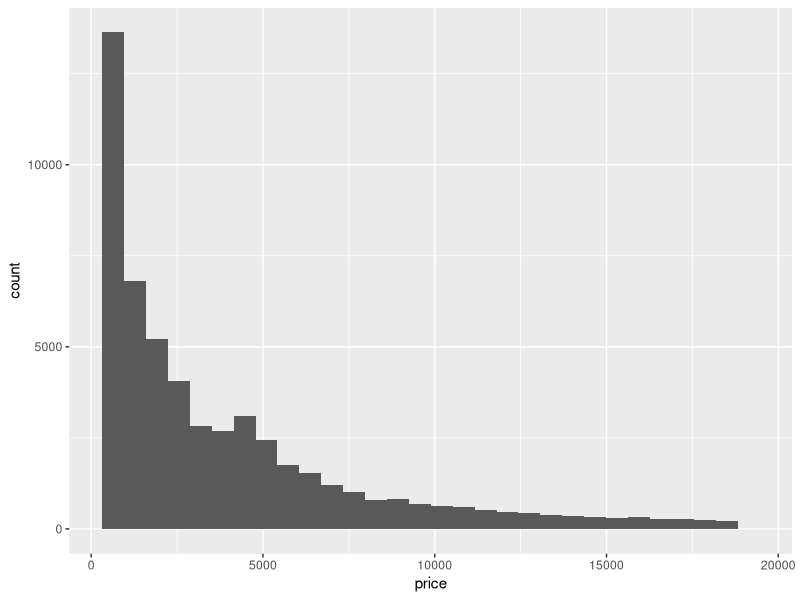
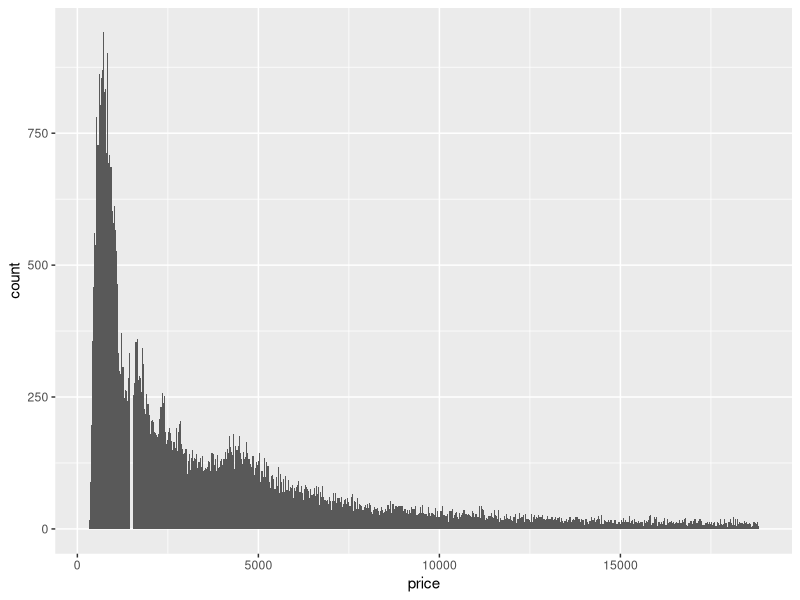
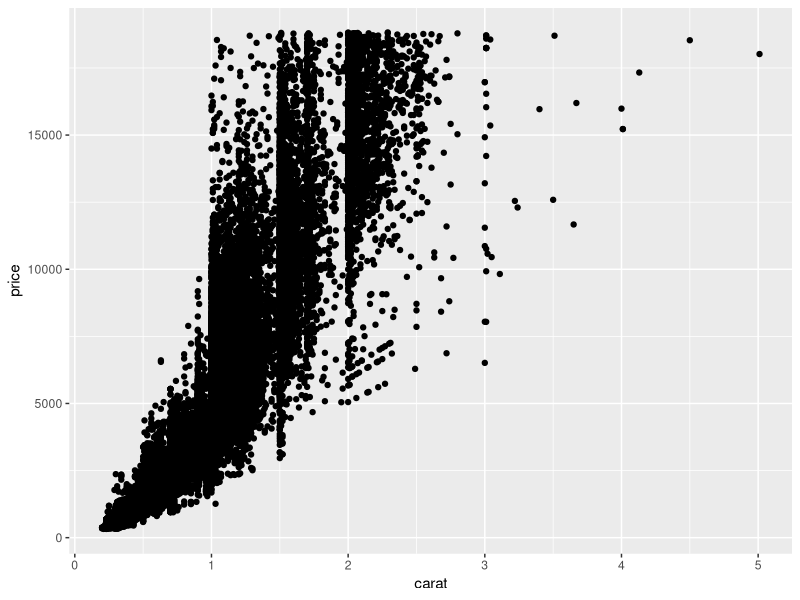
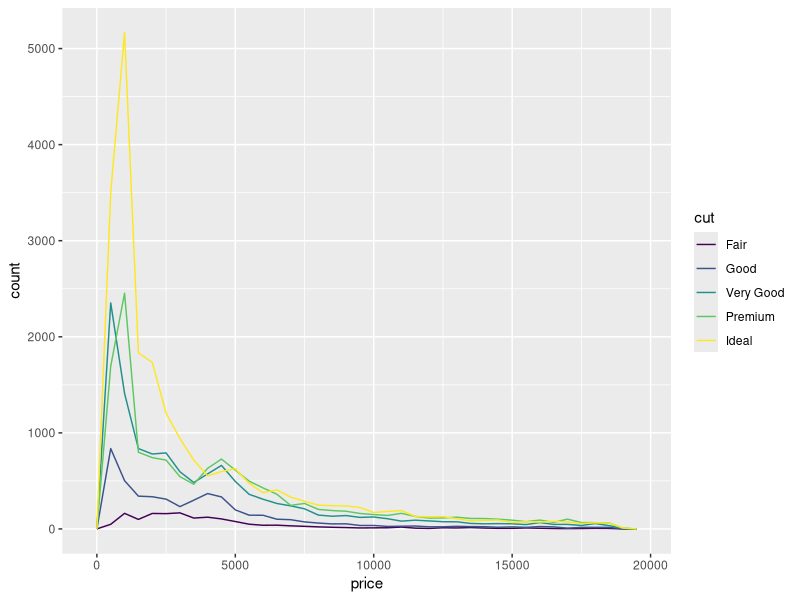
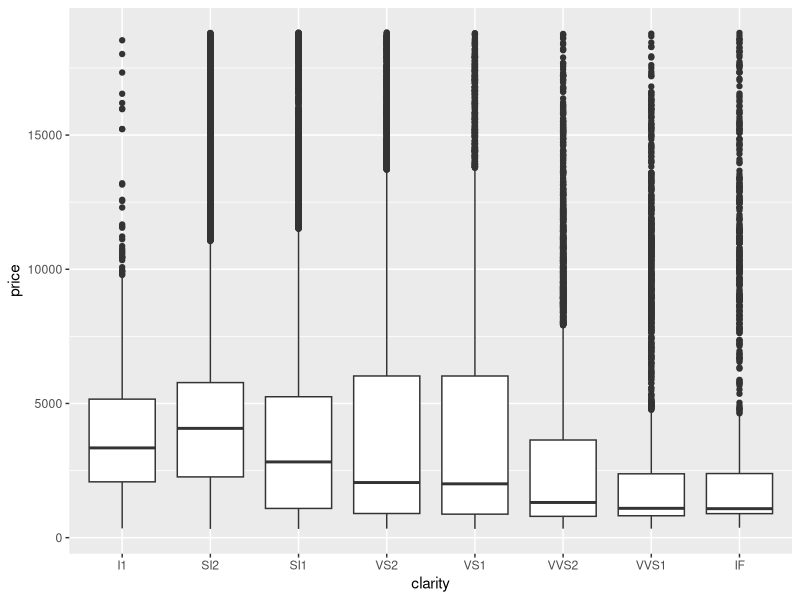
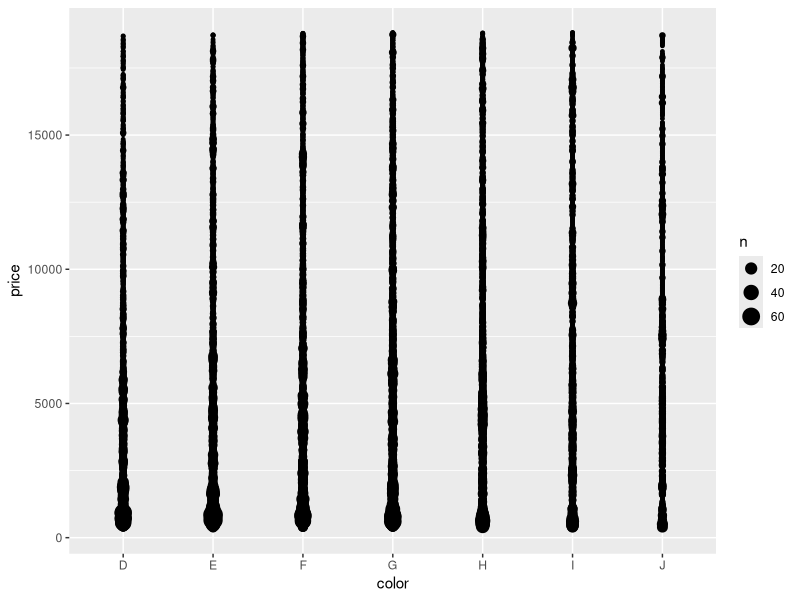
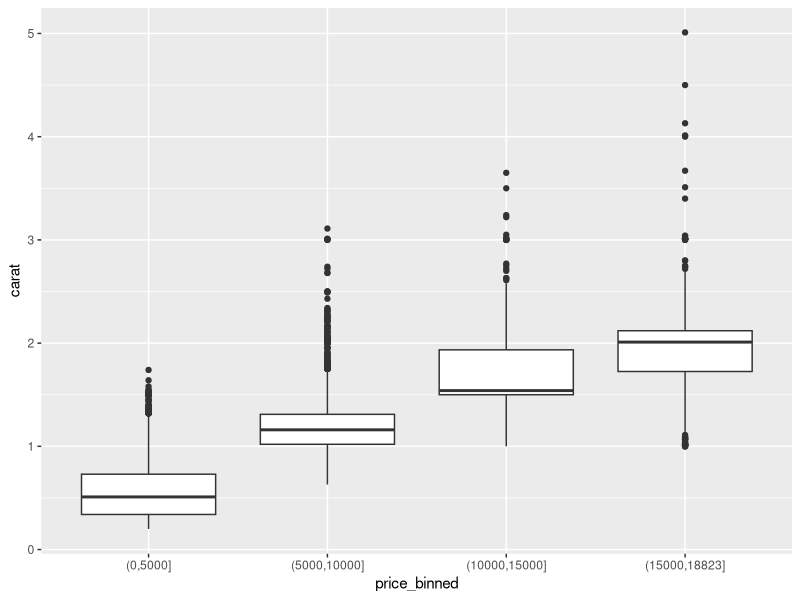

Write R code to recreate these figures, in order.
# Jenny Zhao
# April 10
library(tidyverse)

# Exercise 1
?diamonds
diamonds %>% 
  ggplot(aes(price)) + 
  geom_histogram()

summary(diamonds$price)

ggplot(data = diamonds) + 
  geom_histogram(mapping = aes(x = price), binwidth = 30)

# The distribution is skew to the right. When the price is less then 2500, count are generally greater than 250. There are also a lot of price point in the diamonds dataset.

# Exercise 2
# carat is most important for predicting the price of a diamond.
ggplot(data = diamonds, mapping = aes(x = carat, y = price)) +
  geom_point()

# cut
ggplot(data = diamonds, mapping = aes(x = price)) + 
  geom_freqpoly(mapping = aes(colour = cut), binwidth = 500)

# clarity 
ggplot(data = diamonds, mapping = aes(x = clarity, y = price)) +
  geom_boxplot()

# color
ggplot(data = diamonds) +
  geom_count(mapping = aes(x = color, y = price))

# Exercise 3
diamonds %>% 
  filter(!is.na(carat), !is.na(price)) %>%
  mutate(price_binned = cut(price, breaks=c(seq(0, max(price), 5000), 
                                            max(price)), dig.lab = 10)) %>%
  ggplot(., aes(price_binned, carat)) + 
  geom_boxplot()
